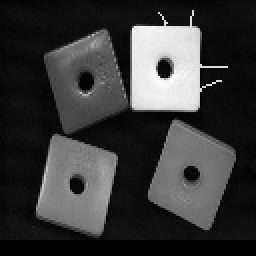
%> input picture Morphologie_mathématique/img/BLOCKN.tif, 128 x 128 px (shown 2 times larger)
$ octave reconnaissanceFormes.m   (GNU Octave 9; MATLAB toolbox functions it lacks are replaced by stand-ins)
%> lines starting %> are read from the running program, lines starting %| are printed output that depends on the picture; in (x1, y1, x2, y2) boxes, pixels count from 0 and x2, y2 are one past the last pixel; in counts of white or black regions, pixels touching at a corner belong together; the program's own positions count from 1
close all
clear all
clc

I = imread('img/BLOCKN.tif');
%> I is the input picture: size 128x128 uint8; min 0, max 255, mean 56.4

[BW]=edge(I,'canny',0.7);
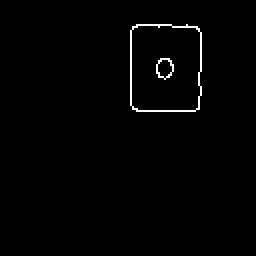
%> BW: size 128x128 logical (shown 2 times larger); 1.1% white in thin lines or dots, all inside (x1, y1, x2, y2) = (65, 12, 101, 56)

#{
FUNCTION -> HOUGH

Cette fonction calcule la Transformée de Hough Standard (SHT)
de l'image binaire BW. La fonction hough est conçue pour détecter les lignes.  La fonction utilise la
représentation paramétrique d'une ligne : rho = x*cos(thêta) + y*sin(thêta). La fonction renvoie rho,
la distance de l'origine à la ligne le long d'un vecteur perpendiculaire à la ligne, et  theta, l'angle
en degrés entre l'axe des x et ce vecteur. La fonction renvoie également le SHT, H,  qui est une matrice
d'espace de paramètres dont les lignes et les colonnes correspondent respectivement aux valeurs rho et thêta
#}

[H,THETA,RHO] = hough(BW,'ThetaResolution',1);
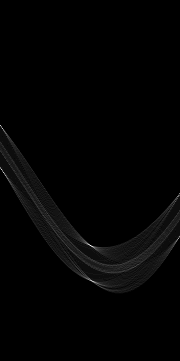
%> H: size 361x180 double; min 0, max 38, mean 0.5; drawn with min black and max white
%> THETA = 180 values from -90 to 89; RHO = 361 values from -180 to 180


figure(2)
subplot(2,1,1);
imshow(BW);
title('Image binarisée et filtrée');
subplot(2,1,2);
imshow(H,[],'XData',THETA,'YData',RHO);
title('Hough transform ');
xlabel('\theta'), ylabel('\rho');
axis on, axis normal, hold on;


P  = houghpeaks(H,5,'threshold',ceil(0.3*max(H(:))));
%> P = [246 91; 170 2; 126 1; 281 92; 176 6]
x = THETA(P(:,2)); y = RHO(P(:,1));
%> after `x = THETA(P(:,2))`: x = [0 -89 -90 1 -85]
%> after `y = RHO(P(:,1))`: y = [65 -11 -55 100 -5]
plot(x,y,'s','color','white');
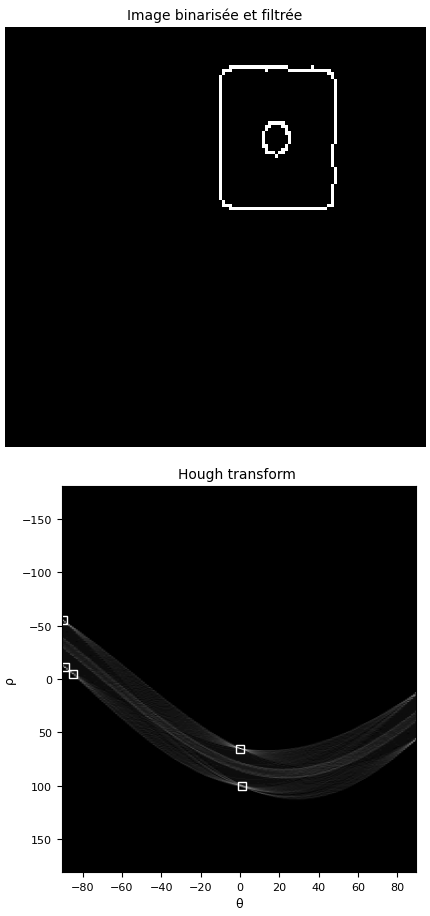
%> figure redrawn from the program's plot data, 2 panels

lines = houghlines(BW,THETA,RHO,P,'FillGap',5,'MinLength',7);
%> lines = 5 lines; point1 to point2 (x, y): (66, 16) to (66, 53), (69, 13) to (99, 14), (69, 56) to (98, 56), (76, 13) to (100, 15), (101, 17) to (101, 30)
figure, imshow(I), hold on
max_len = 0;
for k = 1:length(lines)
   xy = [lines(k).point1; lines(k).point2];
   plot(xy(:,1),xy(:,2),'LineWidth',2,'Color','green');

end
%> this loop made 5 passes
%> xy on passes 1 to 5: [66 16; 66 53], [69 13; 99 14], [69 56; 98 56], [101 17; 101 30], [76 13; 100 15]
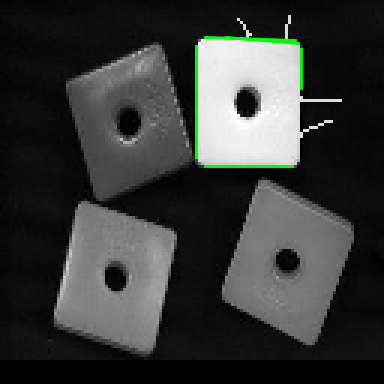
%> figure redrawn from the program's plot data; shown 3 times larger

$ run again, with Morphologie_mathématique/img/FLOUE.TIF copied over Morphologie_mathématique/img/BLOCKN.tif
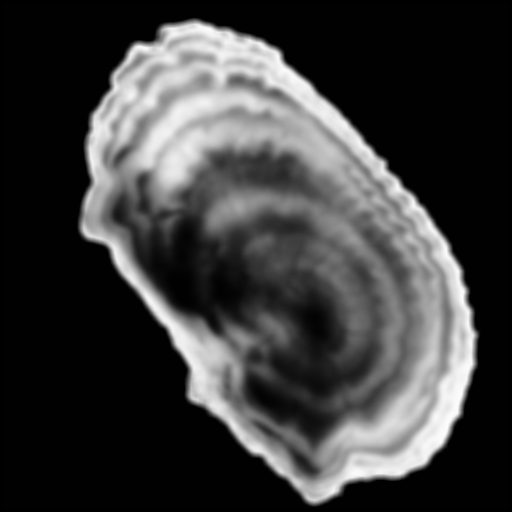
%> input picture Morphologie_mathématique/img/FLOUE.TIF, 512 x 512 px
%> I is the input picture: size 512x512 uint8; min 0, max 252, mean 60.2
%> `[BW]=edge(I,'canny',0.7);`:
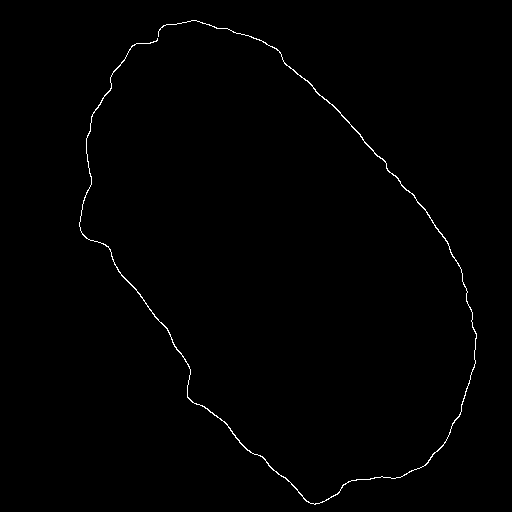
%> BW: size 512x512 logical; 0.62% white in thin lines or dots, all inside (x1, y1, x2, y2) = (79, 20, 477, 505)
%> THETA = 180 values from -90 to 89; RHO = 1447 values from -723 to 723
%> P = [907 50; 646 52; 675 57; 868 43; 882 46]
%> x = [-41 -39 -34 -48 -45]
%> y = [183 -78 -49 144 158]
%> lines = 16 lines; longest, point1 to point2 (x, y): (335, 107) to (364, 140), (144, 301) to (171, 335), (314, 89) to (341, 114), (135, 288) to (156, 318), (288, 480) to (306, 501), (115, 265) to (132, 286)
%> the loop `for k = 1:length(lines)` made 16 passes
%> xy on passes 1 to 8: [335 107; 364 140], [368 145; 381 159], [395 176; 401 182], [415 198; 430 216], [115 265; 132 286], [144 301; 171 335], [288 480; 306 501], [106 245; 112 254]
%> after the loop `for k = 1:length(lines)`:
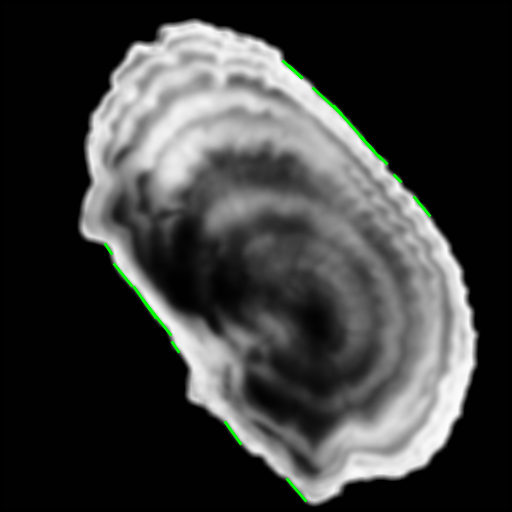
%> figure redrawn from the program's plot data

$ run again, with Morphologie_mathématique/img/GRAIN.TIF copied over Morphologie_mathématique/img/BLOCKN.tif
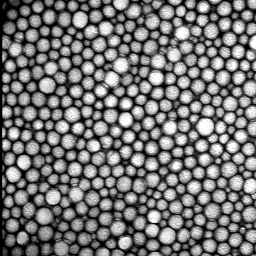
%> input picture Morphologie_mathématique/img/GRAIN.TIF, 256 x 256 px
%> I is the input picture: size 256x256 uint8; min 0, max 255, mean 117.4
%> `[BW]=edge(I,'canny',0.7);`:
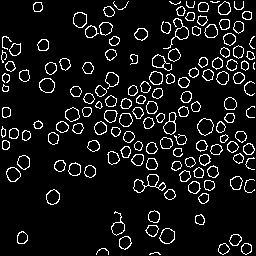
%> BW: size 256x256 logical; 8.6% white in thin lines or dots
%> THETA = 180 values from -90 to 89; RHO = 723 values from -361 to 361
%> P = [530 129; 501 160; 349 46; 515 153; 514 158]
%> x = [38 69 -45 62 67]
%> y = [168 139 -13 153 152]
%> lines = 6 lines; point1 to point2 (x, y): (162, 68) to (169, 59), (137, 99) to (143, 92), (219, 58) to (213, 62), (55, 204) to (60, 199), (171, 190) to (176, 195), (225, 244) to (230, 249)
%> the loop `for k = 1:length(lines)` made 6 passes
%> xy on passes 1 to 6: [55 204; 60 199], [137 99; 143 92], [162 68; 169 59], [171 190; 176 195], [225 244; 230 249], [219 58; 213 62]
%> after the loop `for k = 1:length(lines)`:
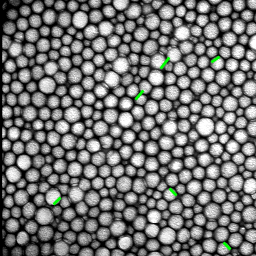
%> figure redrawn from the program's plot data
